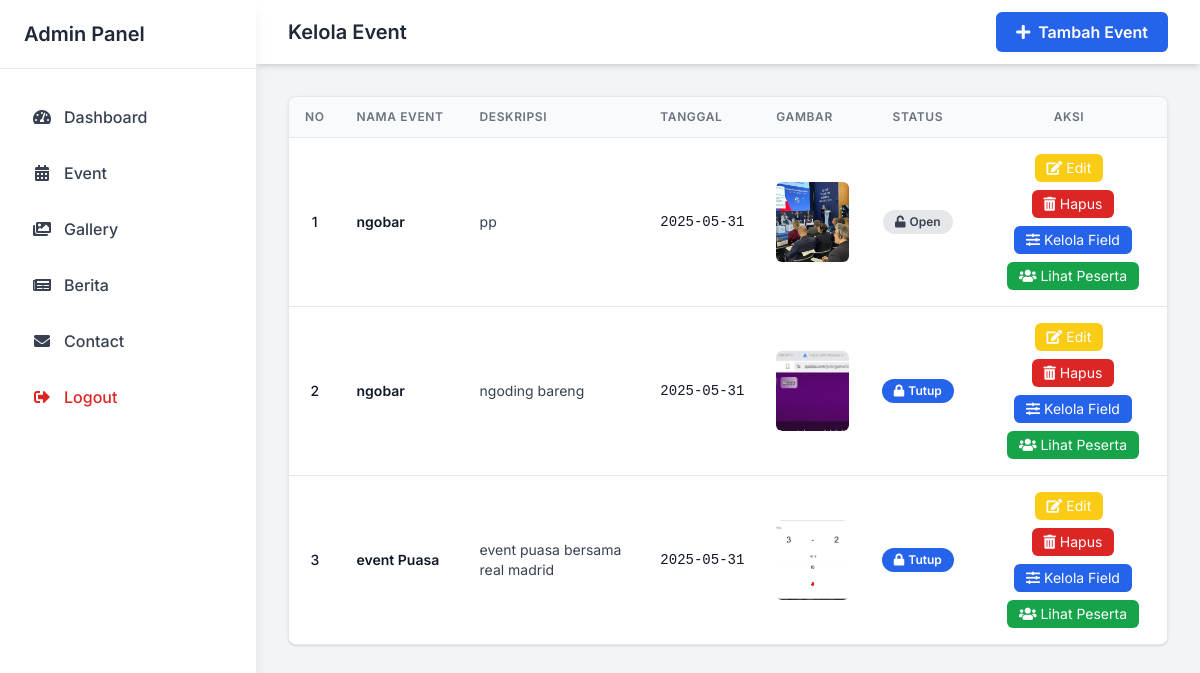
/admin/event/index.php (signed in), run on the app's committed database.
### tables this page shows
CREATE TABLE `event` (
  `id` int(11) NOT NULL,
  `nama` varchar(255) NOT NULL,
  `deskripsi` text DEFAULT NULL,
  `tanggal` date DEFAULT NULL,
  `tempat` varchar(255) NOT NULL,
  `gambar` varchar(255) DEFAULT NULL,
  `status` enum('open','closed') NOT NULL DEFAULT 'open',
  `created_at` timestamp NOT NULL DEFAULT current_timestamp(),
  `updated_at` timestamp NOT NULL DEFAULT current_timestamp() ON UPDATE current_timestamp()
);

### admin/event/index.php (the view, shortened to what this page needs)
<?php
$root_path = dirname(dirname(dirname(__FILE__)));
include $root_path . '/config/db.php';
?>
<!DOCTYPE html>
<html lang="en">
 <head>
  <script src="https://cdn.tailwindcss.com"></script>
  <link
   href="https://cdnjs.cloudflare.com/ajax/libs/font-awesome/5.15.3/css/all.min.css"
   rel="stylesheet"
  />
 </head>
 <body class="bg-gray-100 min-h-screen flex flex-col">
  <?php include_once '../sidebar.php'; ?>
  <header class="bg-white shadow-md ml-64">
   <div
    class="max-w-7xl mx-auto px-4 sm:px-6 lg:px-8 flex items-center justify-between h-16"
   >
    <div class="flex items-center space-x-3">
     <h1 class="text-xl font-semibold text-gray-800">Kelola Event</h1>
    </div>
    <a href="tambah.php" role="button" class="inline-flex items-center px-5 py-2 bg-blue-600 text-white font-semibold rounded-md hover:bg-blue-700 focus:outline-none focus:ring-2 focus:ring-blue-500 focus:ring-offset-1 transition" id="btnTambahEvent">
     <i class="fas fa-plus mr-2"></i>Tambah Event
    </a>
   </div>
  </header>
  <main class="flex-grow max-w-7xl mx-auto p-4 sm:p-6 lg:p-8 ml-64">
   <div
    class="table-container overflow-x-auto bg-white rounded-lg shadow border border-gray-200"
   >
    <table class="min-w-full divide-y divide-gray-200 table-fixed">
     <thead class="bg-gray-50">
      <tr>
       <th
        class="w-12 px-4 py-3 text-left text-xs font-semibold text-gray-500 uppercase tracking-wider"
        scope="col"
       >
        No
       </th>
       <th
        class="w-36 px-4 py-3 text-left text-xs font-semibold text-gray-500 uppercase tracking-wider"
        scope="col"
       >
        Nama Event
       </th>
       <th
        class="w-96 px-4 py-3 text-left text-xs font-semibold text-gray-500 uppercase tracking-wider"
        scope="col"
       >
        Deskripsi
       </th>
       <th
        class="w-28 px-4 py-3 text-left text-xs font-semibold text-gray-500 uppercase tracking-wider"
        scope="col"
       >
        Tanggal
       </th>
       <th
        class="w-36 px-4 py-3 text-left text-xs font-semibold text-gray-500 uppercase tracking-wider"
        scope="col"
       >
        Gambar
       </th>
       <th
        class="w-28 px-4 py-3 text-center text-xs font-semibold text-gray-500 uppercase tracking-wider"
        scope="col"
       >
        Status
       </th>
       <th
        class="w-64 px-4 py-3 text-center text-xs font-semibold text-gray-500 uppercase tracking-wider"
        scope="col"
       >
        Aksi
       </th>
      </tr>
     </thead>
     <tbody class="bg-white divide-y divide-gray-200" id="eventTableBody">
      <?php
      $no = 1;
      $query = mysqli_query($conn, "SELECT * FROM event ORDER BY created_at DESC");
      while ($row = mysqli_fetch_assoc($query)) {
      ?>
      <tr class="hover:bg-gray-50 transition" data-id="<?php echo $row['id']; ?>" data-status="<?php echo $row['status']; ?>">
       <td
        class="px-4 py-4 whitespace-nowrap text-sm text-gray-900 font-medium text-center"
       >
        <?php echo $no++; ?>
       </td>
       <td class="px-4 py-4 whitespace-nowrap text-sm text-gray-900 font-semibold">
        <?php echo htmlspecialchars($row['nama']); ?>
       </td>
       <td
        class="px-4 py-4 max-w-xs text-sm text-gray-700 break-words"
        title="<?php echo htmlspecialchars($row['deskripsi']); ?>"
       >
        <?php echo htmlspecialchars($row['deskripsi']); ?>
       </td>
       <td
        class="px-4 py-4 whitespace-nowrap text-sm text-gray-900 font-mono text-center"
       >
        <?php echo htmlspecialchars($row['tanggal']); ?>
       </td>
       <td class="px-4 py-4 whitespace-nowrap text-sm text-gray-900">
        <?php if (empty($row['gambar'])): ?>
        <div
         class="w-28 h-20 bg-gray-100 rounded-md flex items-center justify-center text-gray-400 text-xs font-semibold select-none"
        >
         No image available for event <?php echo htmlspecialchars($row['nama']); ?>
        </div>
        <?php else: ?>
        <img
         alt="Image for event <?php echo htmlspecialchars($row['nama']); ?>"
         class="w-28 h-20 object-cover rounded-md"
         height="160"
         src="<?php echo '../../img/event_img/' . htmlspecialchars($row['gambar']); ?>"
         width="224"
        />
        <?php endif; ?>
       </td>
       <td class="px-4 py-4 whitespace-nowrap text-sm text-center">
        <div>
         <?php if ($row['status'] === 'open'): ?>
          <a href="toggle_status.php?event_id=<?php echo $row['id']; ?>" class="inline-flex items-center px-3 py-1 text-xs font-semibold rounded-full bg-blue-600 text-white hover:bg-blue-700 transition" aria-label="Tutup pendaftaran event <?php echo htmlspecialchars($row['nama']); ?>">
           <i class="fas fa-lock mr-1"></i>Tutup
          </a>
         <?php else: ?>
          <a href="toggle_status.php?event_id=<?php echo $row['id']; ?>" class="inline-flex items-center px-3 py-1 text-xs font-semibold rounded-full bg-gray-200 text-gray-700 hover:bg-gray-300 transition" aria-label="Buka pendaftaran event <?php echo htmlspecialchars($row['nama']); ?>">
           <i class="fas fa-unlock mr-1"></i>Open
          </a>
         <?php endif; ?>
        </div>
       </td>
       <td
        class="px-4 py-4 whitespace-nowrap text-sm text-center space-x-2 flex flex-wrap justify-center gap-2"
       >
        <a
         href="edit.php?id=<?php echo $row['id']; ?>"
         aria-label="Edit event <?php echo htmlspecialchars($row['nama']); ?>"
         class="inline-flex items-center px-3 py-1 bg-yellow-400 text-white rounded-md hover:bg-yellow-500 focus:outline-none focus:ring-2 focus:ring-yellow-400 focus:ring-offset-1 transition"
        >
         <i class="fas fa-edit mr-1"></i>Edit
        </a>
        <a
         href="hapus.php?id=<?php echo $row['id']; ?>"
         onclick="return confirm('Yakin mau hapus?')"
         aria-label="Hapus event <?php echo htmlspecialchars($row['nama']); ?>"
         class="inline-flex items-center px-3 py-1 bg-red-600 text-white rounded-md hover:bg-red-700 focus:outline-none focus:ring-2 focus:ring-red-600 focus:ring-offset-1 transition"
        >
         <i class="fas fa-trash-alt mr-1"></i>Hapus
        </a>
        <a
         href="field.php?event_id=<?php echo $row['id']; ?>"
         aria-label="Kelola field event <?php echo htmlspecialchars($row['nama']); ?>"
         class="inline-flex items-center px-3 py-1 bg-blue-600 text-white rounded-md hover:bg-blue-700 focus:outline-none focus:ring-2 focus:ring-blue-600 focus:ring-offset-1 transition"
        >
         <i class="fas fa-sliders-h mr-1"></i>Kelola Field
        </a>
        <a
         href="registrations.php?event_id=<?php echo $row['id']; ?>"
         aria-label="Lihat peserta event <?php echo htmlspecialchars($row['nama']); ?>"
         class="inline-flex items-center px-3 py-1 bg-green-600 text-white rounded-md hover:bg-green-700 focus:outline-none focus:ring-2 focus:ring-green-600 focus:ring-offset-1 transition"
        >
         <i class="fas fa-users mr-1"></i>Lihat Peserta
        </a>
       </td>
      </tr>
      <?php
      }
      ?>
     </tbody>
    </table>
   </div>
  </main>
 </body>
</html>

### admin/event/index.php (style rules this page uses)
body { font-family: "Inter", sans-serif; }

### data on the page
event: nama "ngobar", deskripsi "pp", tanggal "2025-05-31", gambar (picture)
event: nama "ngobar", deskripsi "ngoding bareng", tanggal "2025-05-31", gambar (picture)
event: nama "event Puasa", deskripsi "event puasa bersama real madrid", tanggal "2025-05-31", gambar (picture)
